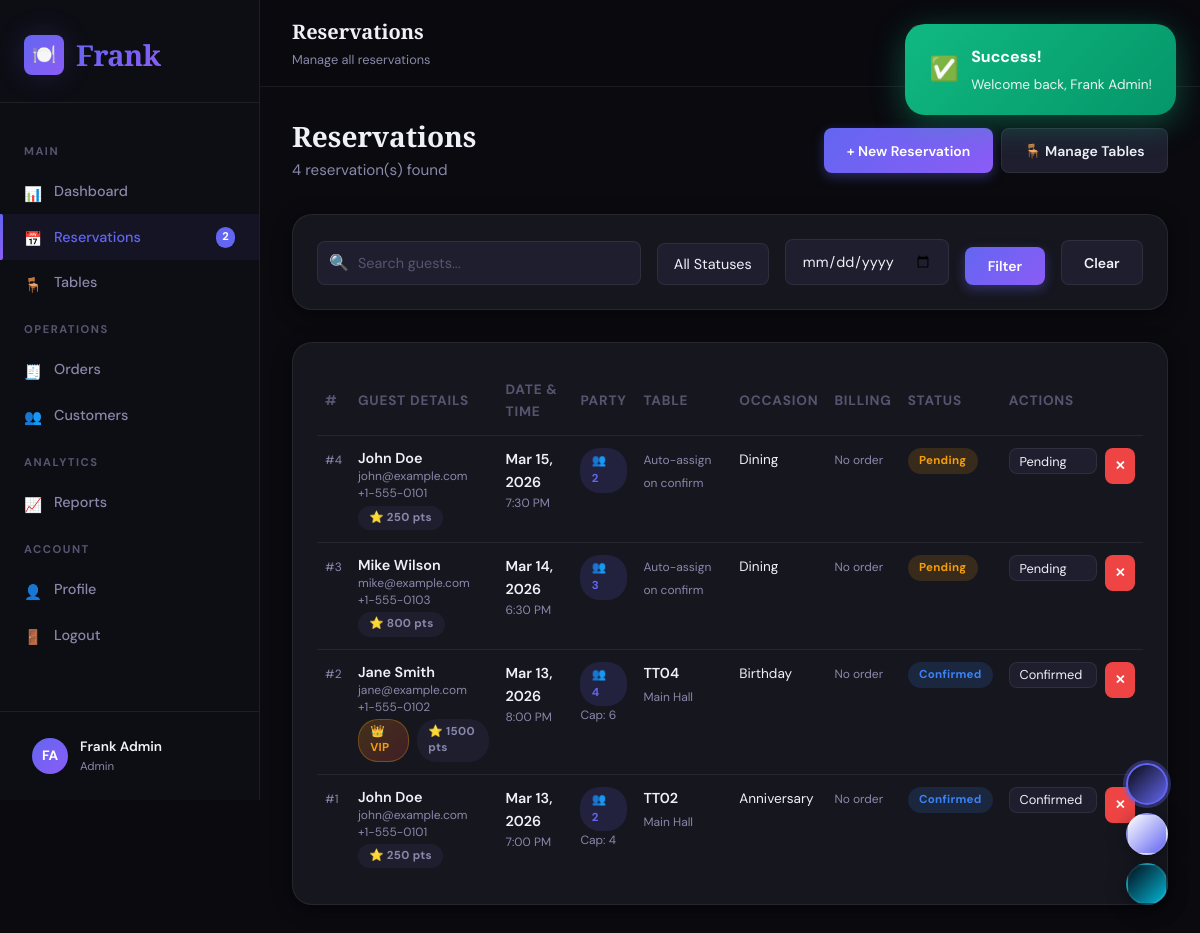
/reservations.php (signed in), run on the app's committed database.
### tables this page shows
CREATE TABLE IF NOT EXISTS reservations (
    reservation_id INT PRIMARY KEY AUTO_INCREMENT,
    user_id INT NOT NULL,
    table_id INT NULL,
    reservation_date DATE NOT NULL,
    reservation_time TIME NOT NULL,
    party_size INT NOT NULL,
    special_requests TEXT,
    occasion VARCHAR(50) DEFAULT 'dining',
    status ENUM('pending','confirmed','seated','completed','cancelled','no_show') DEFAULT 'pending',
    priority ENUM('low','normal','high','vip') DEFAULT 'normal',
    estimated_duration INT DEFAULT 120,
    created_at TIMESTAMP DEFAULT CURRENT_TIMESTAMP,
    FOREIGN KEY (user_id) REFERENCES users(user_id) ON DELETE CASCADE,
    FOREIGN KEY (table_id) REFERENCES restaurant_tables(table_id) ON DELETE SET NULL
);

CREATE TABLE IF NOT EXISTS users (
    user_id INT PRIMARY KEY AUTO_INCREMENT,
    username VARCHAR(50) UNIQUE NOT NULL,
    email VARCHAR(100) UNIQUE NOT NULL,
    password VARCHAR(255) NOT NULL,
    full_name VARCHAR(100) NOT NULL,
    phone VARCHAR(20),
    role ENUM('admin','manager','staff','customer') DEFAULT 'customer',
    loyalty_points INT DEFAULT 0,
    vip_status TINYINT(1) DEFAULT 0,
    preferred_table_id INT NULL,
    created_at TIMESTAMP DEFAULT CURRENT_TIMESTAMP,
    updated_at TIMESTAMP DEFAULT CURRENT_TIMESTAMP ON UPDATE CURRENT_TIMESTAMP,
    FOREIGN KEY (preferred_table_id) REFERENCES restaurant_tables(table_id) ON DELETE SET NULL
);

CREATE TABLE IF NOT EXISTS restaurant_tables (
    table_id INT PRIMARY KEY AUTO_INCREMENT,
    table_number VARCHAR(10) UNIQUE NOT NULL,
    capacity INT NOT NULL DEFAULT 4,
    status ENUM('available','occupied','reserved','maintenance','cleaning') DEFAULT 'available',
    location VARCHAR(50) DEFAULT 'Main Hall',
    table_type ENUM('standard','booth','private','outdoor','bar') DEFAULT 'standard',
    min_party_size INT DEFAULT 1,
    max_party_size INT DEFAULT 20,
    features TEXT,
    last_cleaned TIMESTAMP NULL,
    created_at TIMESTAMP DEFAULT CURRENT_TIMESTAMP
);

### includes/database.php (called while the page is built, shortened)
<?php
require_once 'config.php';
class Database {
    private static $instance = null;
    public $conn;
    private function __construct() {
        $this->conn = new mysqli(DB_HOST, DB_USER, DB_PASS, DB_NAME);
        $this->conn->set_charset('utf8mb4');
    }
    public static function getInstance() {
        if (!self::$instance) {
            self::$instance = new self();
        }
        return self::$instance;
    }
    public function query($sql, $params = [], $types = '') {
        $stmt = $this->conn->prepare($sql);
        $stmt->execute();
        return $stmt;
    }
    public function fetchAll($sql, $params = [], $types = '') {
        $stmt = $this->query($sql, $params, $types);
        $result = $stmt->get_result();
        return $result->fetch_all(MYSQLI_ASSOC);
    }
    public function fetchOne($sql, $params = [], $types = '') {
        $stmt = $this->query($sql, $params, $types);
        $result = $stmt->get_result();
        return $result->fetch_assoc();
    }
}
function db() {
    return Database::getInstance();
}
?>

### includes/config.php (called while the page is built, shortened)
<?php
function getUserRole() {
    return $_SESSION['role'] ?? null;
}
function hasAccess($page) {
    $role = getUserRole();
    return in_array($page, ROLES[$role] ?? []);
}
function sanitize($input) {
    return htmlspecialchars(strip_tags(trim($input)), ENT_QUOTES, 'UTF-8');
}
?>

### reservations.php (the view, shortened to what this page needs)
<?php
$pageTitle    = 'Reservations';
$pageSubtitle = 'Manage all reservations';
require_once 'includes/header.php';
$filter_date   = sanitize($_GET['date'] ?? '');
$search        = sanitize($_GET['q'] ?? '');
if (in_array($role, ['admin','manager','staff'])) {
    $where = '1=1';
    $params = [];
    $reservations = db()->fetchAll(
        "SELECT r.*, u.full_name, u.email, u.phone, u.vip_status, u.loyalty_points,
                t.table_number, t.location, t.capacity as table_capacity,
                oi.order_id, oi.total as order_total
         FROM reservations r
         JOIN users u ON r.user_id=u.user_id
         LEFT JOIN restaurant_tables t ON r.table_id=t.table_id
         LEFT JOIN orders oi ON r.reservation_id=oi.reservation_id AND oi.status!='cancelled'
         WHERE $where
         ORDER BY r.reservation_date DESC, r.reservation_time DESC",
        $params
    );
}
$statusColors = ['pending'=>'warning','confirmed'=>'info','seated'=>'success','completed'=>'muted','cancelled'=>'danger','no_show'=>'danger'];
?>
<div class="flex justify-between items-center mb-4">
    <div>
        <h2 class="section-title">Reservations</h2>
        <p class="section-subtitle"><?= count($reservations) ?> reservation(s) found</p>
    </div>
    <div class="flex gap-1">
        <a href="create_reservation.php" class="btn btn-primary">+ New Reservation</a>
        <?php if(in_array($role, ['admin','manager','staff'])): ?>
        <a href="tables.php" class="btn btn-secondary">🪑 Manage Tables</a>
        <?php endif; ?>
    </div>
</div>
<div class="card mb-4">
    <form method="GET" class="flex gap-2" style="flex-wrap:wrap;align-items:flex-end;">
        <?php if(in_array($role, ['admin','manager','staff'])): ?>
        <div class="flex-1" style="min-width:200px;">
            <div class="search-wrap">
                <span class="search-icon">🔍</span>
                <input type="text" name="q" class="form-control" placeholder="Search guests..." value="<?= htmlspecialchars($search) ?>">
            </div>
        </div>
        <?php endif; ?>
        <div>
            <select name="status" class="form-control">
                <option value="">All Statuses</option>
            </select>
        </div>
        <div>
            <input type="date" name="date" class="form-control" value="<?= htmlspecialchars($filter_date) ?>">
        </div>
        <button type="submit" class="btn btn-primary">Filter</button>
        <a href="reservations.php" class="btn btn-secondary">Clear</a>
    </form>
</div>
<div class="card animate-in">
    <?php if($reservations): ?>
    <div class="table-container">
        <table>
            <thead>
                <tr>
                    <th>#</th>
                    <?php if(in_array($role,['admin','manager','staff'])): ?>
                    <th>Guest Details</th>
                    <?php endif; ?>
                    <th>Date & Time</th>
                    <th>Party</th>
                    <th>Table</th>
                    <th>Occasion</th>
                    <th>Billing</th>
                    <th>Status</th>
                    <th>Actions</th>
                </tr>
            </thead>
            <tbody>
                <?php foreach($reservations as $r): ?>
                <tr>
                    <td><span class="text-muted text-xs">#<?= $r['reservation_id'] ?></span></td>
                    <?php if(in_array($role,['admin','manager','staff'])): ?>
                    <td>
                        <div class="guest-details">
                            <div class="fw-600"><?= htmlspecialchars($r['full_name']) ?></div>
                            <div class="text-xs text-muted"><?= htmlspecialchars($r['email']) ?></div>
                            <div class="text-xs text-muted"><?= htmlspecialchars($r['phone']) ?></div>
                            <div class="flex gap-1 mt-1">
                                <?php if($r['vip_status']): ?><span class="badge badge-vip">👑 VIP</span><?php endif; ?>
                                <span class="badge badge-muted">⭐ <?= $r['loyalty_points'] ?> pts</span>
                            </div>
                        </div>
                    </td>
                    <?php endif; ?>
                    <td>
                        <div class="fw-600"><?= date('M j, Y', strtotime($r['reservation_date'])) ?></div>
                        <div class="text-xs text-muted"><?= date('g:i A', strtotime($r['reservation_time'])) ?></div>
                    </td>
                    <td>
                        <span class="badge badge-primary">👥 <?= $r['party_size'] ?></span>
                        <?php if(!empty($r['table_capacity'])): ?>
                        <div class="text-xs text-muted">Cap: <?= $r['table_capacity'] ?></div>
                        <?php endif; ?>
                    </td>
                    <td>
                        <?php if($r['table_number']): ?>
                        <div>
                            <span class="fw-600">T<?= $r['table_number'] ?></span><br>
                            <span class="text-xs text-muted"><?= htmlspecialchars($r['location']) ?></span>
                        </div>
                        <?php else: ?>
                        <span class="text-muted text-xs">Auto-assign on confirm</span>
                        <?php endif; ?>
                    </td>
                    <td><span class="text-sm" style="text-transform:capitalize;"><?= htmlspecialchars($r['occasion']) ?></span></td>
                    <td>
                        <?php if(!empty($r['order_total'])): ?>
                        <div class="billing-info">
                            <div class="fw-600">₱<?= number_format($r['order_total'], 2) ?></div>
                            <div class="text-xs text-muted">Order #<?= $r['order_id'] ?></div>
                        </div>
                        <?php else: ?>
                        <span class="text-muted text-xs">No order</span>
                        <?php endif; ?>
                    </td>
                    <td><span class="badge badge-<?= $statusColors[$r['status']] ?? 'muted' ?>"><?= ucfirst(str_replace('_',' ',$r['status'])) ?></span></td>
                    <td>
                        <div class="flex gap-1">
                            <?php if(in_array($role,['admin','manager','staff'])): ?>
                            <form method="POST" style="display:inline;">
                                <select name="status" class="form-control" style="width:auto;padding:0.3rem 0.6rem;font-size:0.8rem;" onchange="this.form.submit()">
                                    <?php foreach(['pending','confirmed','seated','completed','cancelled','no_show'] as $s): ?>
                                    <option value="<?= $s ?>" <?= $r['status']===$s?'selected':'' ?>><?= ucfirst(str_replace('_',' ',$s)) ?></option>
                                    <?php endforeach; ?>
                                </select>
                            </form>
                            <?php endif; ?>
                            <?php if($r['status'] !== 'cancelled' && $r['status'] !== 'completed'): ?>
                            <form method="POST" style="display:inline;" onsubmit="return confirm('Cancel this reservation?')">
                                <button class="btn btn-danger btn-sm btn-icon" type="submit" data-tooltip="Cancel">✕</button>
                            </form>
                            <?php endif; ?>
                        </div>
                    </td>
                </tr>
                <?php endforeach; ?>
            </tbody>
        </table>
    </div>
    <?php endif; ?>
</div>
<?php require_once 'includes/footer.php'; ?>

### includes/header.php (shortened to what this page needs)
<?php
require_once __DIR__ . '/config.php';
require_once __DIR__ . '/database.php';
$role    = $_SESSION['role'];
$name    = $_SESSION['full_name'] ?? 'User';
$initials = strtoupper(substr($name,0,1)) . (strpos($name,' ')!==false ? strtoupper(substr(strrchr($name,' '),1,1)) : '');
$pendingCount = 0;
if (in_array($role, ['admin','manager','staff'])) {
    $r = db()->fetchOne("SELECT COUNT(*) as cnt FROM reservations WHERE status='pending'");
    $pendingCount = $r['cnt'] ?? 0;
}
$currentPage = basename($_SERVER['PHP_SELF'], '.php');
function navItem($href, $icon, $label, $current, $badge = 0) {
    $page = basename($href, '.php');
    $active = ($page === $current) ? 'active' : '';
    $badgeHtml = $badge > 0 ? "<span class='nav-badge'>$badge</span>" : '';
    echo "<a href='$href' class='nav-item $active'>
        <span class='nav-icon'>$icon</span>
        <span>$label</span>
        $badgeHtml
    </a>";
}
?>
<!DOCTYPE html>
<html lang="en">
<head>
    <link rel="stylesheet" href="/frank-restaurant/assets/css/style.css">
</head>
<body>
<div class="layout">
    <nav class="sidebar">
        <div class="sidebar-logo">
            <div class="logo-icon">🍽️</div>
            <span class="logo-text">Frank</span>
        </div>
        <div class="sidebar-nav">
            <div class="nav-section-title">Main</div>
            <?php navItem('dashboard.php',         '📊', 'Dashboard',    $currentPage); ?>
            <?php navItem('reservations.php',  '📅', 'Reservations', $currentPage, $pendingCount); ?>
            <?php if(hasAccess('orders')): ?>
            <div class="nav-section-title">Operations</div>
            <?php endif; ?>
            <?php if(hasAccess('customers')): ?>
            <?php navItem('customers.php','👥', 'Customers', $currentPage); ?>
            <?php endif; ?>
            <?php if(hasAccess('reports')): ?>
            <div class="nav-section-title">Analytics</div>
            <?php endif; ?>
            <div class="nav-section-title">Account</div>
        </div>
        <div class="sidebar-footer">
            <div class="user-mini">
                <div class="user-avatar"><?= $initials ?></div>
                <div class="user-info">
                    <div class="user-name"><?= htmlspecialchars($name) ?></div>
                    <div class="user-role"><?= $role ?></div>
                </div>
            </div>
        </div>
    </nav>
    <div class="main-content">
        <header class="topbar">
            <div>
                <div class="topbar-title"><?= $pageTitle ?? 'Frank Restaurant' ?></div>
                <div class="topbar-subtitle"><?= $pageSubtitle ?? date('l, F j, Y') ?></div>
            </div>
            <div class="topbar-actions">
                <?php if($role==='customer'): ?>
                <a href="create_reservation.php" class="btn btn-primary btn-sm glow">+ New Reservation</a>
                <?php elseif(in_array($role,['admin','manager','staff'])): ?>
                <a href="index.php" class="btn btn-secondary btn-sm" target="_blank">🌐 View Website</a>
                <a href="create_reservation.php" class="btn btn-primary btn-sm">+ Reservation</a>
                <?php endif; ?>
            </div>
        </header>
        <div class="page-content">

### includes/footer.php (shortened to what this page needs)
        </div>
    </div>
</div>
<div class="theme-switcher">
    <div class="theme-btn" data-theme-target="dark"  data-tooltip="Dark Theme (Alt+1)" title="Dark"></div>
    <div class="theme-btn" data-theme-target="light" data-tooltip="Light Theme (Alt+2)" title="Light"></div>
    <div class="theme-btn" data-theme-target="ocean" data-tooltip="Ocean Theme (Alt+3)" title="Ocean"></div>
</div>
</body>
</html>

### data on the page
reservations: reservation_id "4", user.full_name "John Doe", user.email "john@example.com", user.phone "+1-555-0101", user.loyalty_points "250", reservation_date "Mar 15, 2026", reservation_time "7:30 PM", party_size "2", shows "Auto-assign on confirm", occasion "Dining", status "Pending"
reservations: reservation_id "3", user.full_name "Mike Wilson", user.email "mike@example.com", user.phone "+1-555-0103", user.loyalty_points "800", reservation_date "Mar 14, 2026", reservation_time "6:30 PM", party_size "3", shows "Auto-assign on confirm", occasion "Dining", status "Pending"
reservations: reservation_id "2", user.full_name "Jane Smith", user.email "jane@example.com", user.phone "+1-555-0102", shows "👑 VIP", user.loyalty_points "1500", reservation_date "Mar 13, 2026", reservation_time "8:00 PM", party_size "4", table.capacity "6", table.table_number "T04", table.location "Main Hall", occasion "Birthday", status "Confirmed"
reservations: reservation_id "1", user.full_name "John Doe", user.email "john@example.com", user.phone "+1-555-0101", user.loyalty_points "250", reservation_date "Mar 13, 2026", reservation_time "7:00 PM", party_size "2", table.capacity "4", table.table_number "T02", table.location "Main Hall", occasion "Anniversary", status "Confirmed"

### other printed values
$icon "📊 📅 🪑 🧾 👥 📈 👤 🚪"
$label "Dashboard Reservations Tables Orders Customers Reports Profile Logout"
$badge "2"
$initials "FA"
$name "Frank Admin"
$role "Admin"
$pageTitle "Reservations"
$pageSubtitle "Manage all reservations"
count($reservations) "4"
